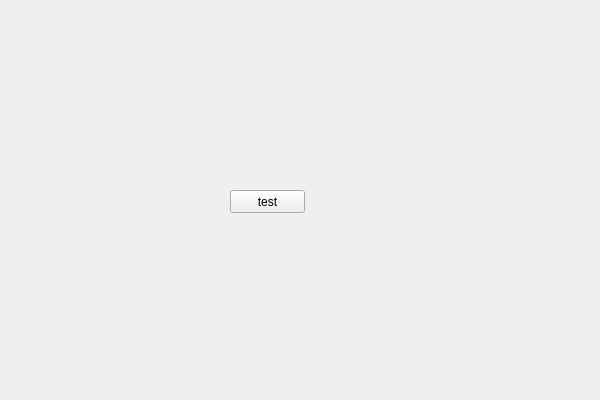
<?xml version="1.0" encoding="UTF-8"?>
<ui version="4.0">
 <class>PlugConsoleClass</class>
 <widget class="QWidget" name="PlugConsoleClass">
  <property name="geometry">
   <rect>
    <x>0</x>
    <y>0</y>
    <width>600</width>
    <height>400</height>
   </rect>
  </property>
  <property name="windowTitle">
   <string>PlugConsole</string>
  </property>
  <widget class="QPushButton" name="pushButton">
   <property name="geometry">
    <rect>
     <x>230</x>
     <y>190</y>
     <width>75</width>
     <height>23</height>
    </rect>
   </property>
   <property name="text">
    <string>test</string>
   </property>
  </widget>
 </widget>
 <layoutdefault spacing="6" margin="11"/>
 <resources>
  <include location="PlugConsole.qrc"/>
 </resources>
 <connections>
  <connection>
   <sender>pushButton</sender>
   <signal>clicked()</signal>
   <receiver>PlugConsoleClass</receiver>
   <slot>testButtonCliked()</slot>
   <hints>
    <hint type="sourcelabel">
     <x>257</x>
     <y>202</y>
    </hint>
    <hint type="destinationlabel">
     <x>489</x>
     <y>297</y>
    </hint>
   </hints>
  </connection>
 </connections>
 <slots>
  <slot>testButtonCliked()</slot>
 </slots>
</ui>
